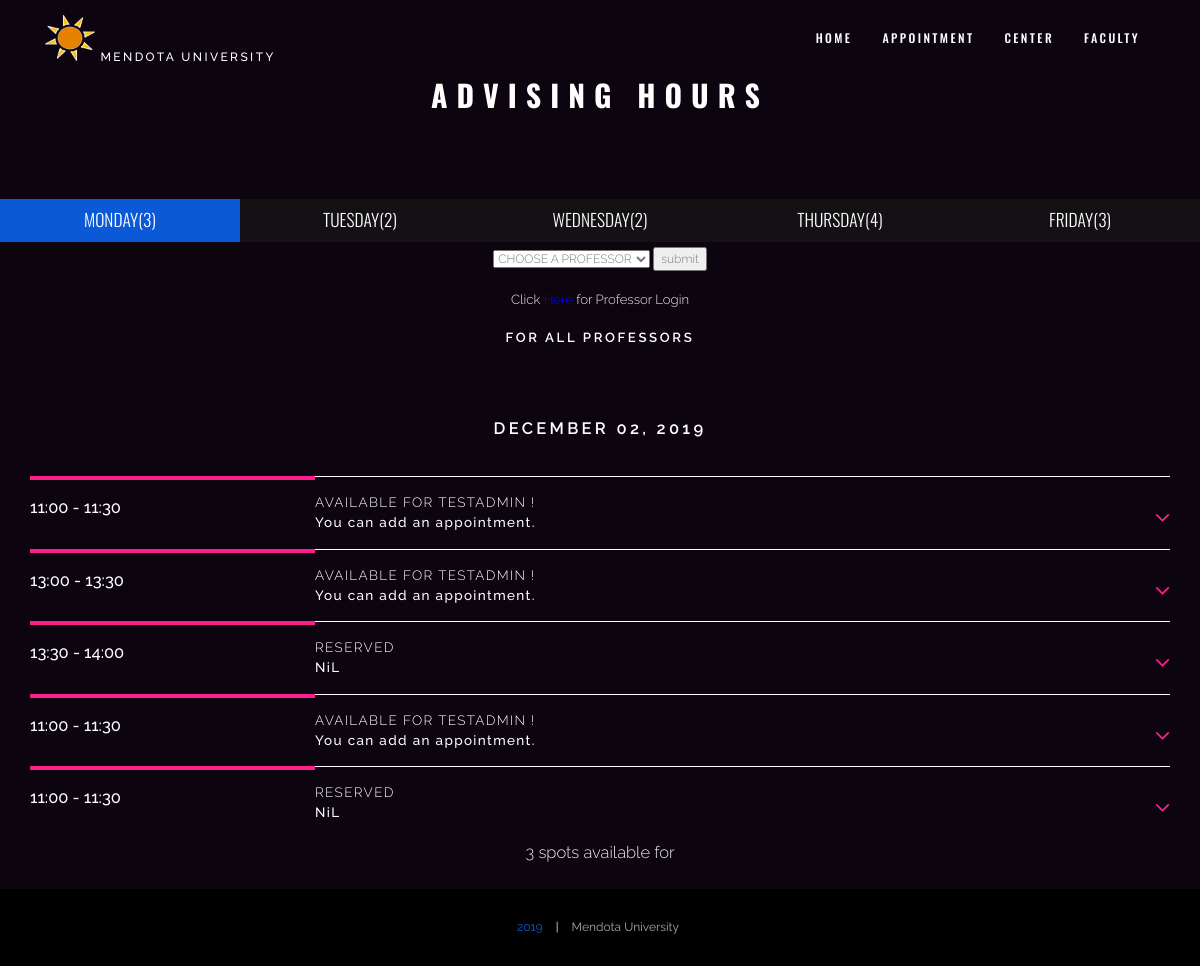
The app's page /scheduler.php with its own data.
### tables this page shows
CREATE TABLE `RECORD` (
  `record_id` int(6) NOT NULL,
  `is_available` int(1) NOT NULL DEFAULT '1',
  `fac_id` varchar(255) NOT NULL,
  `student_4_digit` int(4) DEFAULT NULL COMMENT 'null=available',
  `student_lname` varchar(255) DEFAULT NULL COMMENT 'null=available',
  `record_date` varchar(16) NOT NULL,
  `record_starttime` varchar(255) NOT NULL,
  `record_endtime` varchar(255) NOT NULL
);

### scheduler.php (the view, shortened to what this page needs)
<!DOCTYPE html>
<html>
	<head>
        <?php
        include("./includes/connect.inc.php");
        include_once("./includes/head.php");
        ?>
		<?php
		include ("./includes/tagWriter.php");
		function addARecord($row){
			$is_available = $row['is_available'];
			$student_4digit = $row['student_4_digit'];
			$startTime = $row['record_starttime'];
			$endTime = $row['record_endtime'];
			$student_lastName = $row['student_lname'];
			$fac_id = $row['fac_id'];
			$fac_name = "testAdmin";
			switch($fac_id){
				case "mmitchell":
					$fac_name="Meg";
				break;
				case "kmalone";
					$fac_name="Krista";
				break;
			}
			Functions::startTagwithClass("div","item clearfix");
					echo ("$startTime - $endTime");
					Functions::endTag("div");
					if($is_available==1){
						if(empty($student_4digit)){
							echo ("Available for $fac_name !</br>");
						}else{
							echo ("Reserved</br>");
						}
					}else{
						echo ("Locked by Professor</br>");
					}
						if($is_available==1){
							if(empty($student_4digit)){
								echo ("You can add an appointment.");
							}else{
								echo ($student_lastName);
							}
						}else{
							echo ("This section is locked by professor.");
						}
		}
		function checkAvailable($date,$prof_sentence_in,$conn){
			$sentence = "SELECT SUM(IF((is_available=\"1\")AND(record_date=\"$date\")AND(student_4_digit IS NULL)".$prof_sentence_in.", 1, 0)) AS sum FROM RECORD;";
			$result = mysqli_query($conn, $sentence);
			$row = mysqli_fetch_assoc($result);
			$avail_num= $row['sum'];
			echo ("($avail_num)");
		}
		?>
	</head>
   <body id="top" data-spy="scroll" data-target=".header" data-offset="80">
	<?php include_once("./includes/nav-bar.php") ?>
		<?php
		$prof_sentence="";
		$prof_showingSentence="For all professors";
		?>
        <section class="text-center section-padding" id="responsive">
			<div class="container wow animated fadeInLeft bottom-spacing">
				<div class="row">
					<div class="col-md-8 align-center wow animated fadeInLeft">
						<h1 class="arrow">Advising Hours </h1><hr>
					</div>
				</div>
			</div>
			<div class="container-schedule container wow animated fadeInDown animated" data-wow-duration="1s" data-wow-delay="1s">
				<div id="tabs-ui" class="tabs">
					<nav>
						<ul>
							<li id="1"><a href="#section-1"><span>Monday<?php checkAvailable("2019-12-02",$prof_sentence,$conn); ?></span></a></li>
							<li id="2"><a href="#section-2"><span>Tuesday<?php checkAvailable("2019-12-03",$prof_sentence,$conn);?></span></a></li>
							<li id="3"><a href="#section-3"><span>Wednesday<?php checkAvailable("2019-12-04",$prof_sentence,$conn);?></span></a></li>
							<li id="4"><a href="#section-4"><span>Thursday<?php checkAvailable("2019-12-05",$prof_sentence,$conn);?></span></a></li>
							<li id="5"> <a href="#section-5"><span>Friday<?php checkAvailable("2019-12-06",$prof_sentence,$conn);?></span></a></li>
						</ul>
					</nav>
					<div class="content">
					<form name="selfForm" action="scheduler.php" method="POST">
						<select name="prof_name">
							<option>CHOOSE A PROFESSOR</option>
						</select>
						<input name="submit_self" type="submit" value="submit">
						<br>
					</form>
						 <a href="professor_login.php">  <p >Click <span style="color: blue"> Here </span> for Professor Login </p>  </a> <br>
						 <div class="day"><?php echo ($prof_showingSentence); ?></div>
                    	<section id="section-1">
							<div class="container">
								<div class="accordion">
								<?php
								$query_sentence="SELECT * FROM RECORD WHERE (record_date=\"2019-12-02\")".$prof_sentence;
								$result = mysqli_query($conn, $query_sentence);
								?>
									<div class="day">December 02, 2019</div>
									<?php
									$rowNum = mysqli_num_rows($result);
									if($rowNum==0){
										echo("<p>No Timeslot this day</p>");
									}else{
										$available_slot = 0;
										while($row = mysqli_fetch_assoc($result)){
											addARecord($row);
											if(($row['is_available']==1)and(empty($row['student_4_digit']))){
												$available_slot ++;
											}
										}
									}
									?>
								</div>
								<p> <?php echo  $available_slot ." spots available for ";$available_slot=0; ?> </p>
							</div>
						</section>
					</div>
				</div>
			</div>
        </section>
<?php include_once("./includes/footer.php")?>
    </body>
</html>

### includes/head.php (shortened to what this page needs)
<link href="./assets/css/bootstrap.css" rel="stylesheet">
<link href="./assets/css/font-awesome.min.css" rel="stylesheet" type="text/css" />
<link href="./assets/css/flexslider.css" rel="stylesheet" >
<link href="./assets/css/superslides.css" rel="stylesheet" type="text/css">
<link href="./assets/css/animate.css" rel="stylesheet">
<link href="./assets/css/schedule.css" rel="stylesheet">
<link href="./assets/css/gridgallery.css" rel="stylesheet" type="text/css"  />
<link href="./assets/css/venobox.css" rel="stylesheet" type="text/css"/>
<link href="./assets/css/styles.css" rel="stylesheet"/>
<link href="./assets/css/queries.css" rel="stylesheet"/>

### includes/nav-bar.php (shortened to what this page needs)
<div class="header header-hide">
			<div class="container">
				<nav class="navbar navbar-default" role="navigation">
					   <a class="navbar-brand" href="./index.php"><img src="assets/img/sun.png" alt="logo"/> Mendota University</a>
				   <div class="collapse navbar-collapse" id="example-navbar-collapse">
					  <ul class="nav navbar-nav">
                      <li><a href="./index.php">Home</a></li>
                        <li><a href="./scheduler.php">Appointment</a></li>
                        <li><a href="./center.php">Center</a></li>
                        <li><a href="./test_choosing_prof.php">Faculty</a></li>
					  </ul>
				   </div>
				</nav>
			</div>
		</div>

### includes/tagWriter.php (shortened to what this page needs)
<?php
    class Functions{
        public static function startTagwithClass($tagName,$tagClass){
            echo "<$tagName class=\"$tagClass\">";
        }
        public static function endTag($tagName){
            echo "</$tagName>";
        }
    }
?>

### includes/footer.php (shortened to what this page needs)
<footer>
	<div class="container">
		<div class="row">
			<div class="col-md-6 align-center">
				<ul class="legals">
					<li><button class="md-trigger " data-modal="modal-11">2019</button></li>
					<li><a href="">Mendota University</a></li>
				</ul>
			</div>
		</div>
	</div>
      </footer>

### assets/css/schedule.css (style rules this page uses)
.tabs { position: relative; width: 100%; overflow: hidden; margin: 0 0 2em; font-weight: 300; }
.tabs nav { text-align: center; background-color:transparent; margin-top: -1px; }
.tabs nav ul { padding: 0; margin: 0; list-style: none; display: inline-block; width:100%; }
.tabs nav ul li { border-bottom:medium none; background:#141115; display: block; float: left; position: relative; width:calc(100%/5); -moz-transition: all 0.2s ease-in-out 0.2s; -o-transition: all 0.2s ease-in-out 0.2s; -webkit-transition: all 0.2s ease-in-out 0.2s; transition: all 0.2s ease-in-out 0.2s }
.tabs nav li.tab-current { background:#0c59d8; }
.tabs nav a { color: #fff; display: block; font-size: 1.45em; line-height: 2.5; padding: 0 1.25em; text-decoration:none; white-space: nowrap; font-family:'Oswald',sans-serif; text-transform:uppercase; }
.tabs nav li.tab-current a { color: #fff; }
.tabs nav a:before { display: inline-block; vertical-align: middle; text-transform: none; font-weight: normal; font-variant: normal; font-family: 'icomoon'; line-height: 1; speak: none; -webkit-font-smoothing: antialiased; margin: -0.25em 0.4em 0 0; }
.content section { font-size: 1.25em; display: none; max-width: 1170px; margin: 0 auto; }
.content section:before, .content section:after { content: ''; display: table; }
.content section:after { clear: both; }
.content section.content-current { display: block; }

### assets/css/gridgallery.css (style rules this page uses)
*, *:after, *:before { -webkit-box-sizing: border-box; -moz-box-sizing: border-box; box-sizing: border-box; }

### assets/css/venobox.css (style rules this page uses)
body { -webkit-overflow-scrolling:touch; }

### assets/css/queries.css (style rules this page uses)
@media screen and (max-width:1366px) { body { font-size:12px; } }

### records on screen
record: record_starttime "11:00", record_endtime "11:30", is_available "You can add an appointment."
record: record_starttime "13:00", record_endtime "13:30", is_available "You can add an appointment."
record: record_starttime "13:30", record_endtime "14:00", is_available "RESERVED", student_lname "NiL"
record: record_starttime "11:00", record_endtime "11:30", is_available "You can add an appointment."
record: record_starttime "11:00", record_endtime "11:30", is_available "RESERVED", student_lname "NiL"

### other values on screen
$avail_num "3 2 2 4 3"
$prof_showingSentence "FOR ALL PROFESSORS"
$available_slot "3"
